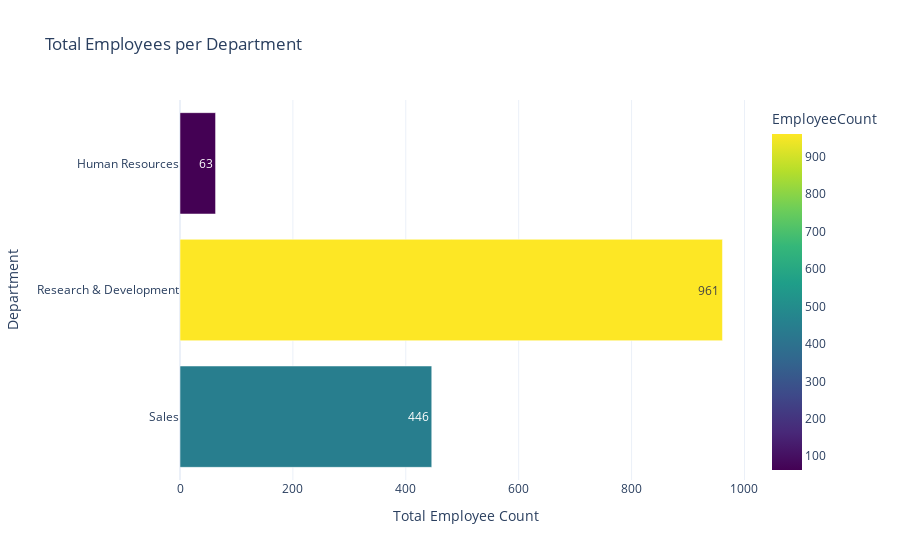

Write notebook code for a chart like this one.
### Code cell
# What is the employee count for each department?

# SQL 
# Connect to SQLite database
conn = sqlite3.connect("employees.db")

query="""
SELECT Department, COUNT(EmployeeCount)
FROM employees
GROUP BY Department;
"""
empl_countsD= pd.read_sql_query(query, conn)
print(empl_countsD)
conn.close()

#Python
Empl_countDP = HrData.groupby('Department')['EmployeeCount'].sum().reset_index()

print(Empl_countDP)
# Create interactive bar chart
fig = px.bar(
    Empl_countDP,
    x='EmployeeCount',      
    y='Department',
    orientation='h',         
    color='EmployeeCount',   
    text='EmployeeCount',   
    title='Total Employees per Department',
    color_continuous_scale='Viridis' 
)

# Customize layout
fig.update_layout(
    xaxis_title='Total Employee Count',
    yaxis_title='Department',
    yaxis=dict(autorange="reversed"),  
    template='plotly_white'             
)


fig.show()

### Figure 1 — Plotly figure (JSON) as saved in the notebook; plotly's stock layout.template omitted (floating-point values rounded to 4 significant figures)
{"data": [{"hovertemplate": "EmployeeCount=%{marker.color}<br>Department=%{y}<extra></extra>", "legendgroup": "", "marker": {"color": [63, 961, 446], "coloraxis": "coloraxis", "pattern": {"shape": ""}}, "name": "", "orientation": "h", "showlegend": false, "text": [63.0, 961.0, 446.0], "textposition": "auto", "type": "bar", "x": [63, 961, 446], "xaxis": "x", "y": ["Human Resources", "Research & Development", "Sales"], "yaxis": "y"}], "layout": {"barmode": "relative", "coloraxis": {"colorbar": {"title": {"text": "EmployeeCount"}}, "colorscale": [[0, "#440154"], [0.1111, "#482878"], [0.2222, "#3e4989"], [0.3333, "#31688e"], [0.4444, "#26828e"], [0.5556, "#1f9e89"], [0.6667, "#35b779"], [0.7778, "#6ece58"], [0.8889, "#b5de2b"], [1, "#fde725"]]}, "legend": {"tracegroupgap": 0}, "title": {"text": "Total Employees per Department"}, "xaxis": {"anchor": "y", "domain": [0, 1], "title": {"text": "Total Employee Count"}}, "yaxis": {"anchor": "x", "autorange": "reversed", "domain": [0, 1], "title": {"text": "Department"}}}}
